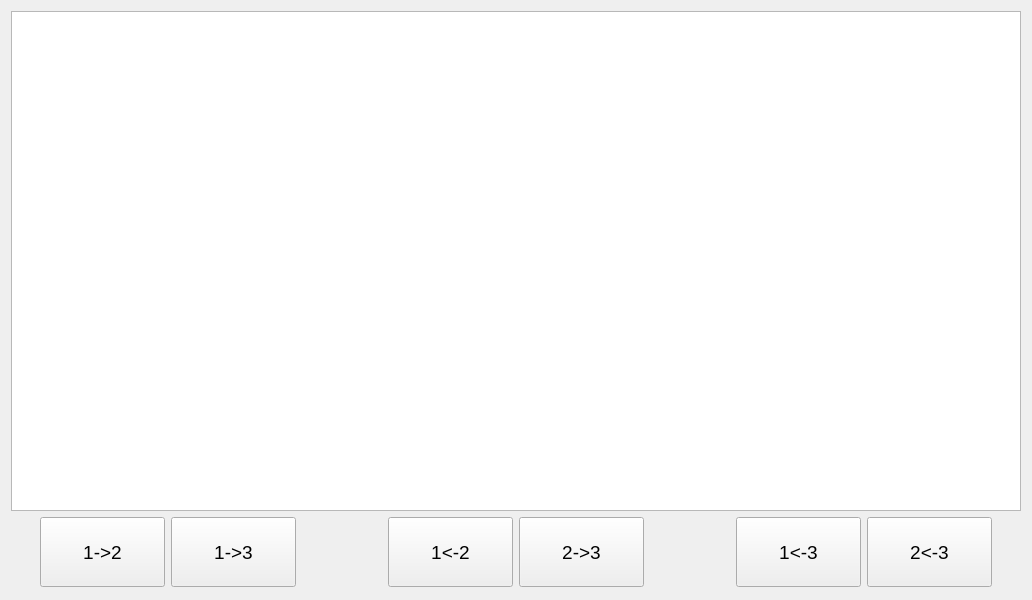
<?xml version="1.0" encoding="UTF-8"?>
<ui version="4.0">
 <class>GameWindow</class>
 <widget class="QWidget" name="GameWindow">
  <property name="geometry">
   <rect>
    <x>0</x>
    <y>0</y>
    <width>1028</width>
    <height>600</height>
   </rect>
  </property>
  <property name="minimumSize">
   <size>
    <width>0</width>
    <height>0</height>
   </size>
  </property>
  <property name="maximumSize">
   <size>
    <width>16777215</width>
    <height>16777215</height>
   </size>
  </property>
  <property name="windowTitle">
   <string>Form</string>
  </property>
  <layout class="QVBoxLayout" name="verticalLayout">
   <item>
    <widget class="QGraphicsView" name="graphicsView">
     <property name="minimumSize">
      <size>
       <width>1010</width>
       <height>500</height>
      </size>
     </property>
     <property name="maximumSize">
      <size>
       <width>1010</width>
       <height>500</height>
      </size>
     </property>
    </widget>
   </item>
   <item>
    <layout class="QHBoxLayout" name="horizontalLayout">
     <item>
      <spacer name="horizontalSpacer_3">
       <property name="orientation">
        <enum>Qt::Horizontal</enum>
       </property>
       <property name="sizeHint" stdset="0">
        <size>
         <width>40</width>
         <height>20</height>
        </size>
       </property>
      </spacer>
     </item>
     <item>
      <widget class="QPushButton" name="firstToSecond">
       <property name="minimumSize">
        <size>
         <width>125</width>
         <height>70</height>
        </size>
       </property>
       <property name="font">
        <font>
         <pointsize>14</pointsize>
        </font>
       </property>
       <property name="text">
        <string>1-&gt;2</string>
       </property>
      </widget>
     </item>
     <item>
      <widget class="QPushButton" name="firstToThird">
       <property name="minimumSize">
        <size>
         <width>125</width>
         <height>70</height>
        </size>
       </property>
       <property name="font">
        <font>
         <pointsize>14</pointsize>
        </font>
       </property>
       <property name="text">
        <string>1-&gt;3</string>
       </property>
      </widget>
     </item>
     <item>
      <spacer name="horizontalSpacer">
       <property name="orientation">
        <enum>Qt::Horizontal</enum>
       </property>
       <property name="sizeHint" stdset="0">
        <size>
         <width>40</width>
         <height>20</height>
        </size>
       </property>
      </spacer>
     </item>
     <item>
      <spacer name="horizontalSpacer_6">
       <property name="orientation">
        <enum>Qt::Horizontal</enum>
       </property>
       <property name="sizeHint" stdset="0">
        <size>
         <width>40</width>
         <height>20</height>
        </size>
       </property>
      </spacer>
     </item>
     <item>
      <spacer name="horizontalSpacer_7">
       <property name="orientation">
        <enum>Qt::Horizontal</enum>
       </property>
       <property name="sizeHint" stdset="0">
        <size>
         <width>40</width>
         <height>20</height>
        </size>
       </property>
      </spacer>
     </item>
     <item>
      <widget class="QPushButton" name="secondToFirst">
       <property name="minimumSize">
        <size>
         <width>125</width>
         <height>70</height>
        </size>
       </property>
       <property name="font">
        <font>
         <pointsize>14</pointsize>
        </font>
       </property>
       <property name="text">
        <string>1&lt;-2</string>
       </property>
      </widget>
     </item>
     <item>
      <widget class="QPushButton" name="secondToThird">
       <property name="minimumSize">
        <size>
         <width>125</width>
         <height>70</height>
        </size>
       </property>
       <property name="font">
        <font>
         <pointsize>14</pointsize>
        </font>
       </property>
       <property name="text">
        <string>2-&gt;3</string>
       </property>
      </widget>
     </item>
     <item>
      <spacer name="horizontalSpacer_2">
       <property name="orientation">
        <enum>Qt::Horizontal</enum>
       </property>
       <property name="sizeHint" stdset="0">
        <size>
         <width>40</width>
         <height>20</height>
        </size>
       </property>
      </spacer>
     </item>
     <item>
      <spacer name="horizontalSpacer_5">
       <property name="orientation">
        <enum>Qt::Horizontal</enum>
       </property>
       <property name="sizeHint" stdset="0">
        <size>
         <width>40</width>
         <height>20</height>
        </size>
       </property>
      </spacer>
     </item>
     <item>
      <spacer name="horizontalSpacer_8">
       <property name="orientation">
        <enum>Qt::Horizontal</enum>
       </property>
       <property name="sizeHint" stdset="0">
        <size>
         <width>40</width>
         <height>20</height>
        </size>
       </property>
      </spacer>
     </item>
     <item>
      <widget class="QPushButton" name="thirdToFirst">
       <property name="minimumSize">
        <size>
         <width>125</width>
         <height>70</height>
        </size>
       </property>
       <property name="font">
        <font>
         <pointsize>14</pointsize>
        </font>
       </property>
       <property name="text">
        <string>1&lt;-3</string>
       </property>
      </widget>
     </item>
     <item>
      <widget class="QPushButton" name="thirdToSecond">
       <property name="minimumSize">
        <size>
         <width>125</width>
         <height>70</height>
        </size>
       </property>
       <property name="font">
        <font>
         <pointsize>14</pointsize>
        </font>
       </property>
       <property name="text">
        <string>2&lt;-3</string>
       </property>
      </widget>
     </item>
     <item>
      <spacer name="horizontalSpacer_4">
       <property name="orientation">
        <enum>Qt::Horizontal</enum>
       </property>
       <property name="sizeHint" stdset="0">
        <size>
         <width>40</width>
         <height>20</height>
        </size>
       </property>
      </spacer>
     </item>
    </layout>
   </item>
  </layout>
 </widget>
 <resources/>
 <connections/>
</ui>
